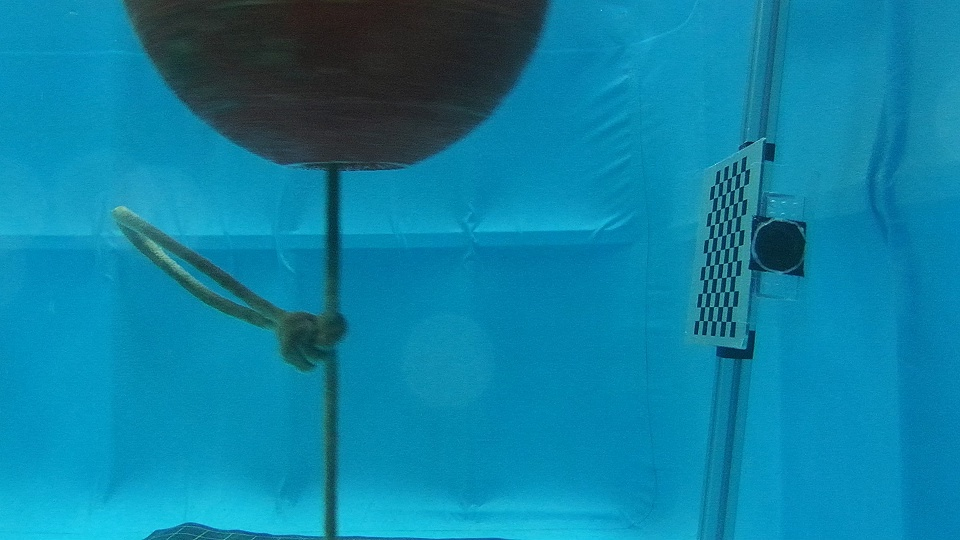
#> input picture Underwater image hanceing python/image/273.jpg, 960 x 540 px
$ python simple_color_balance.py
#> lines starting #> are read from the running program, lines starting #| are printed output that depends on the picture
#> further down, image is the input picture: shape (540, 960, 3); mean B, G, R 163.8, 130, 13
import numpy as np
import cv2


def simple_color_balance(image):
    # 输入的图像是opencv读取的默认bgr
    # 将图像转换为浮点型进行处理
    image = image.astype(np.float64)

    # 注意penCV 加载的图像是 BGR 顺序

    # 分离RGB通道
    b, g, r = image[:, :, 0], image[:, :, 1], image[:, :, 2]
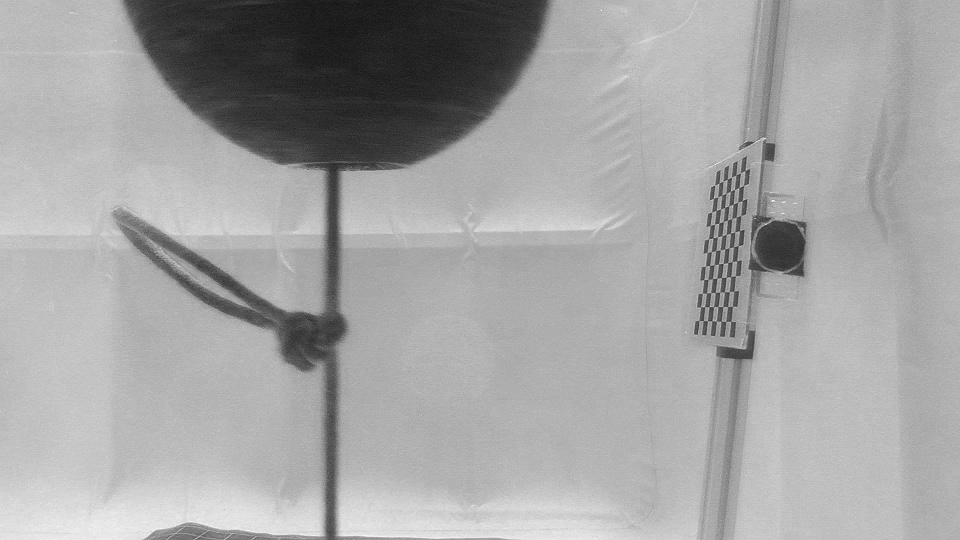
#> b: shape (540, 960) float64; min 11, max 255, mean 163.8
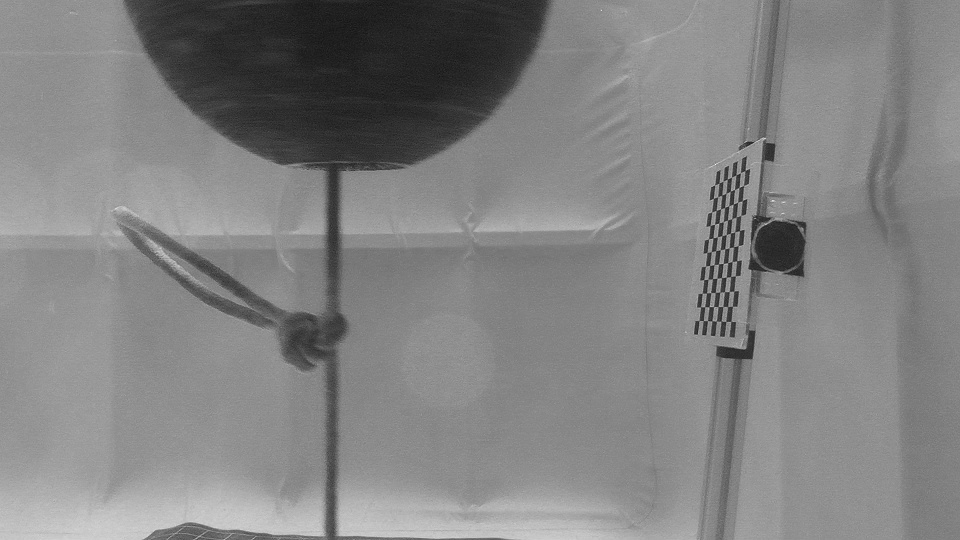
#> g: shape (540, 960) float64; min 18, max 249, mean 130
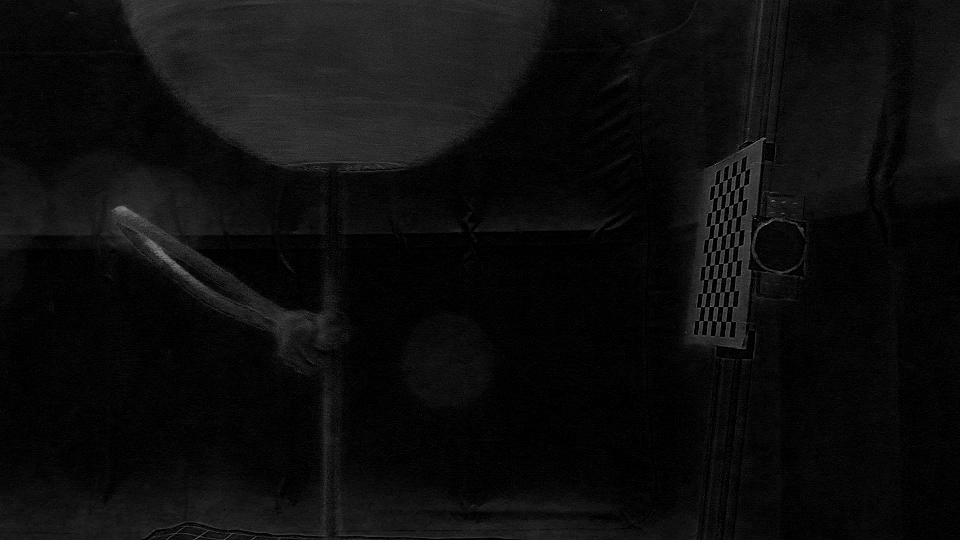
#> r: shape (540, 960) float64; min 0, max 138, mean 13

    # 计算每个通道的平均值

    Bavg = np.mean(b)
#> Bavg = 163.8
    Gavg = np.mean(g)
#> Gavg = 130
    Ravg = np.mean(r)
#> Ravg = 13.02

    # 计算最大平均值和每个通道的比例
    Max = max(Bavg, Gavg, Ravg)
#> Max = 163.8
    ratio = [Max / Bavg, Max / Gavg, Max / Ravg]
#> ratio = [1, 1.26, 12.58]

    # 设置饱和度水平
    satLevel = 0.005 * np.array(ratio)
#> satLevel = [0.005, 0.0063, 0.0629]

    # 图像形状
    m, n, p = image.shape
#> m = 540; n = 960; p = 3

    # 将每个通道展开为一维向量
    imgRGB_orig = np.zeros((p, m * n))
    imgRGB_orig[0, :] = b.flatten()
    imgRGB_orig[1, :] = g.flatten()
    imgRGB_orig[2, :] = r.flatten()

    # 直方图对比度调整
    imRGB = np.zeros_like(imgRGB_orig)

    for ch in range(p):
        q_low = satLevel[ch]
        q_high = 1 - satLevel[ch]

        # 计算quantile值
        tiles = np.quantile(imgRGB_orig[ch, :], [q_low, q_high])
        temp = imgRGB_orig[ch, :].copy()

        # 裁剪极值
        temp[temp < tiles[0]] = tiles[0]
        temp[temp > tiles[1]] = tiles[1]

        # 线性拉伸
        pmin = np.min(temp)
        pmax = np.max(temp)
        imRGB[ch, :] = (temp - pmin) * 255 / (pmax - pmin)
#> this loop made 3 passes
#> (q_low, q_high, tiles) on passes 1 to 3: (0.005, 0.995, [29, 228]), (0.0063, 0.994, [31, 198]), (0.0629, 0.937, [0, 40])

    # 将调整后的数据重新组合为图像
    output = np.zeros_like(image)
    output[:, :, 0] = imRGB[0, :].reshape((m, n))
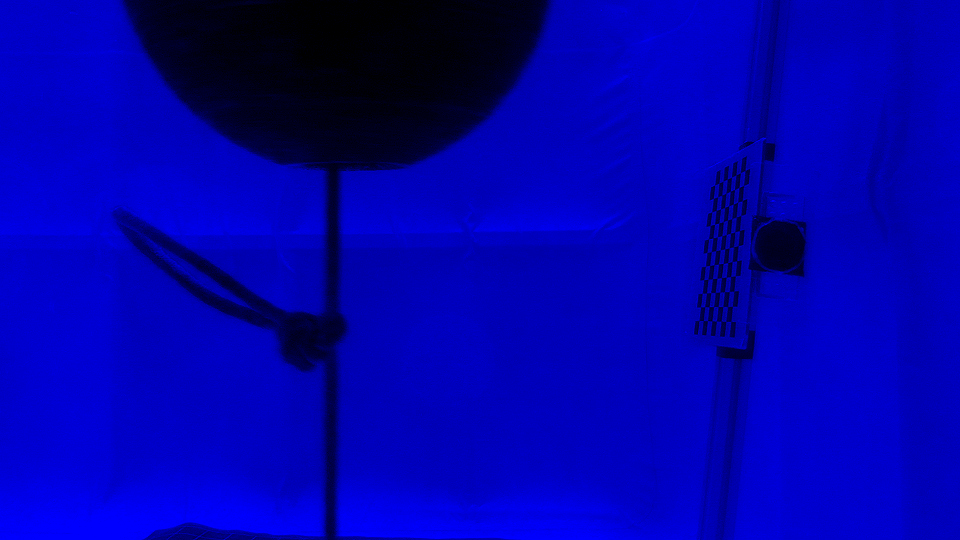
#> output: shape (540, 960, 3) float64; mean of channels 0, 1, 2 172.7, 0, 0; drawn as B, G, R
    output[:, :, 1] = imRGB[1, :].reshape((m, n))
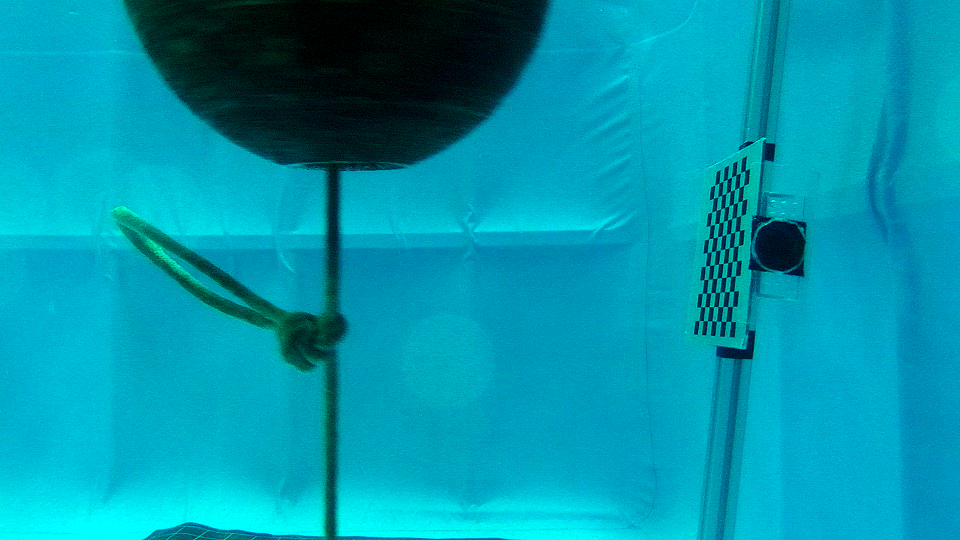
#> output: shape (540, 960, 3) float64; mean of channels 0, 1, 2 172.7, 151.1, 0; drawn as B, G, R
    output[:, :, 2] = imRGB[2, :].reshape((m, n))
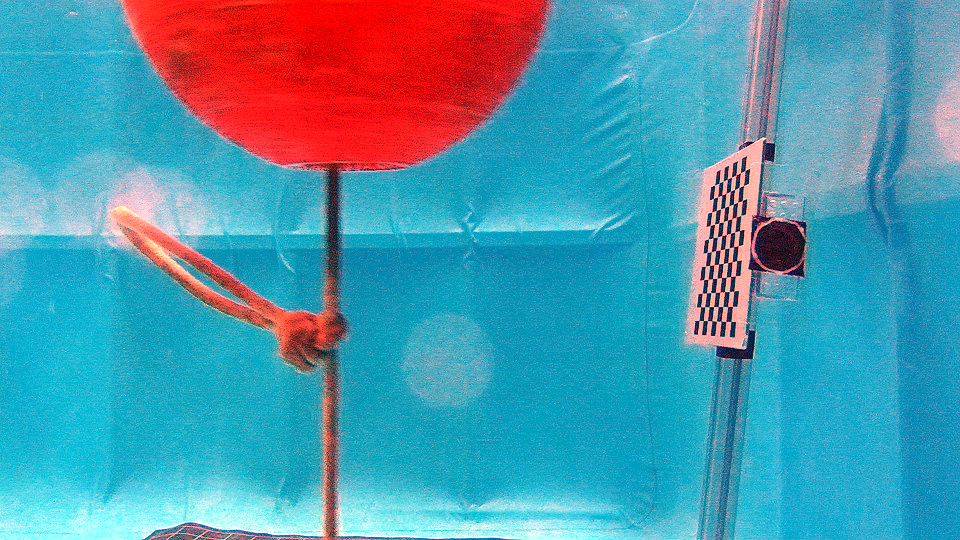
#> output: shape (540, 960, 3) float64; mean of channels 0, 1, 2 172.7, 151.1, 79.4; drawn as B, G, R

    # 确保输出的类型为uint8
    output = output.astype(np.uint8)

    return output


# 测试代码
# 读取图像
if __name__ == '__main__':
    image = cv2.imread('image/273.jpg')
    # 读取gbr图像

    # 应用白平衡和对比度调整
    output = simple_color_balance(image)

    # 保存或显示结果
    cv2.imshow('output_image.jpg', output)
    cv2.waitKey(0)

$ run again, with Underwater image hanceing python/image/8.jpg copied over Underwater image hanceing python/image/273.jpg
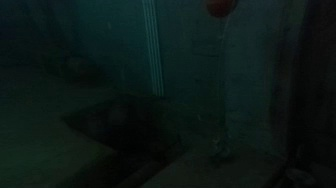
#> input picture Underwater image hanceing python/image/8.jpg, 336 x 188 px
#> image is the input picture: shape (188, 336, 3); mean B, G, R 21, 23.4, 11
#> in simple_color_balance, `b, g, r = image[:, :, 0], image[:, :, 1], image[:, :, 2]`:
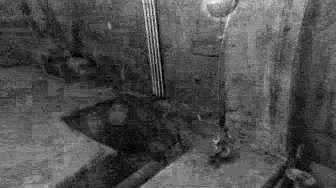
#> r: shape (188, 336) float64; min 0, max 36, mean 11; drawn with min black and max white
#> Bavg = 21.01
#> Gavg = 23.39
#> Ravg = 10.97
#> Max = 23.39
#> ratio = [1.11, 1, 2.13]
#> satLevel = [0.00557, 0.005, 0.0107]
#> the loop in simple_color_balance, `for ch in range(p):` made 3 passes
#> (q_low, q_high, tiles) on passes 1 to 3: (0.00557, 0.994, [2, 51]), (0.005, 0.995, [4, 53]), (0.0107, 0.989, [2, 23])
#> in simple_color_balance, `output[:, :, 2] = imRGB[2, :].reshape((m, n))`:
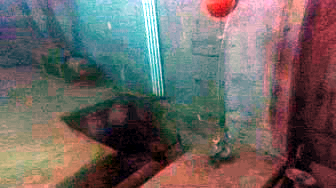
#> output: shape (188, 336, 3) float64; mean of channels 0, 1, 2 98.8, 100.8, 108.6; drawn as B, G, R

$ run again, with Underwater image hanceing python/image/img.png saved as Underwater image hanceing python/image/273.jpg
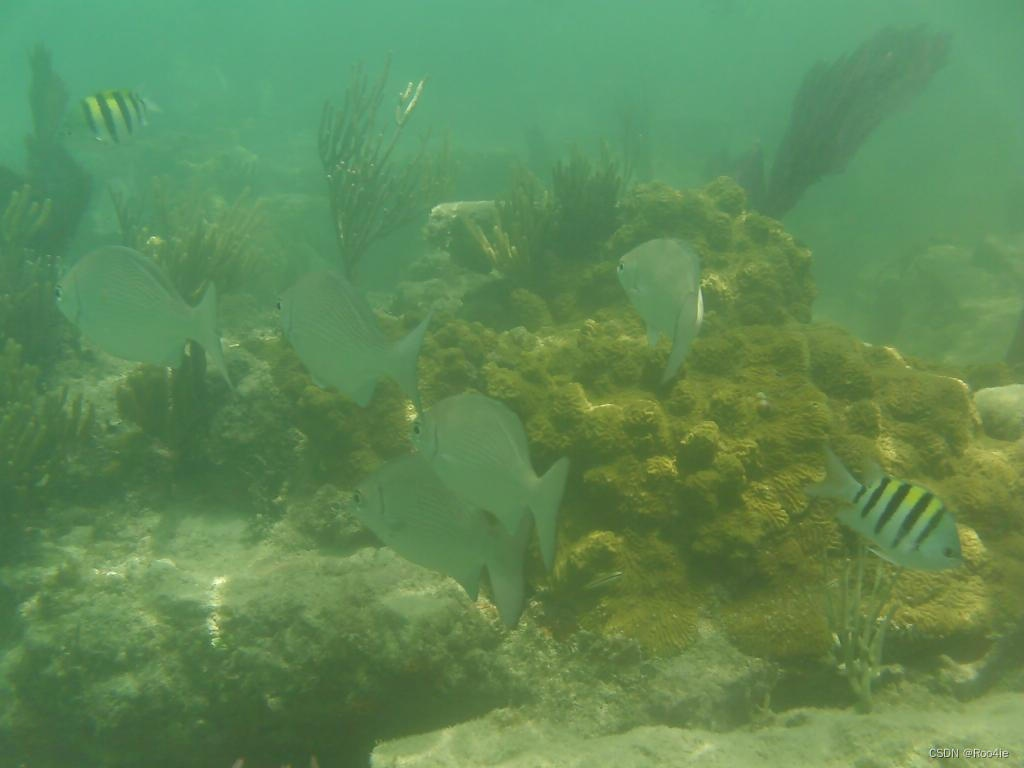
#> input picture Underwater image hanceing python/image/img.png, 1024 x 768 px
#> image is the input picture: shape (768, 1024, 3); mean B, G, R 85.9, 137.8, 95.5
#> in simple_color_balance, `b, g, r = image[:, :, 0], image[:, :, 1], image[:, :, 2]`:
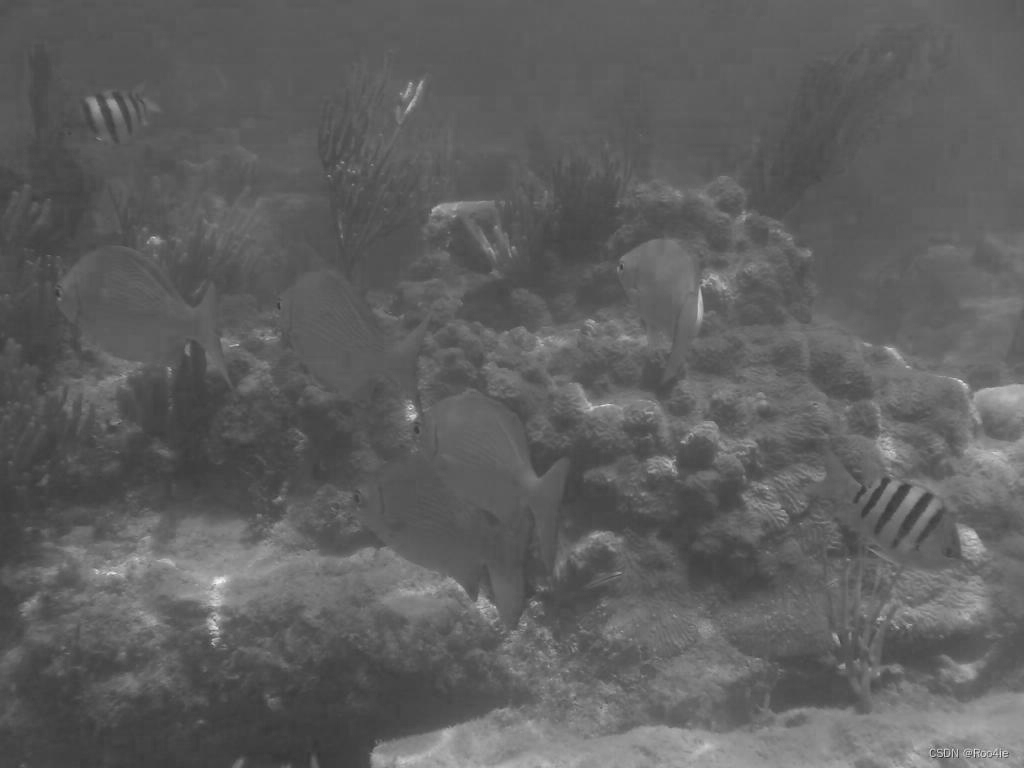
#> r: shape (768, 1024) float64; min 48, max 245, mean 95.5
#> Bavg = 85.88
#> Gavg = 137.8
#> Ravg = 95.45
#> Max = 137.8
#> ratio = [1.6, 1, 1.44]
#> satLevel = [0.00802, 0.005, 0.00722]
#> the loop in simple_color_balance, `for ch in range(p):` made 3 passes
#> (q_low, q_high, tiles) on passes 1 to 3: (0.00802, 0.992, [46, 131]), (0.005, 0.995, [90, 186]), (0.00722, 0.993, [64, 160])
#> in simple_color_balance, `output[:, :, 2] = imRGB[2, :].reshape((m, n))`:
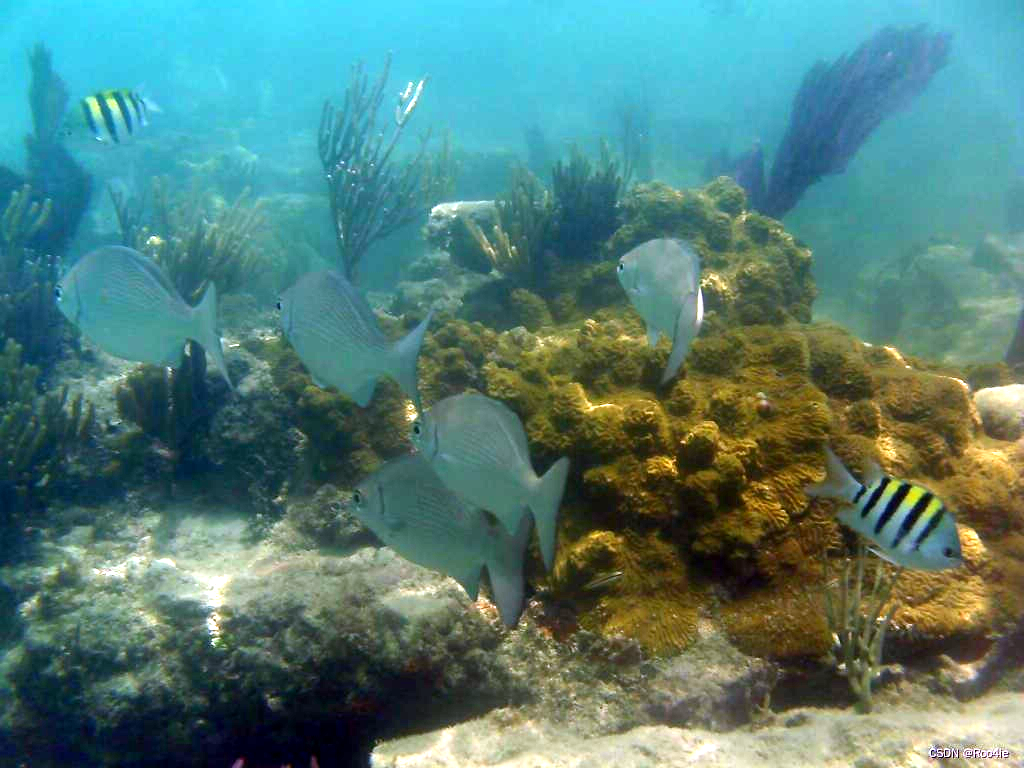
#> output: shape (768, 1024, 3) float64; mean of channels 0, 1, 2 119.6, 126.8, 83.4; drawn as B, G, R
